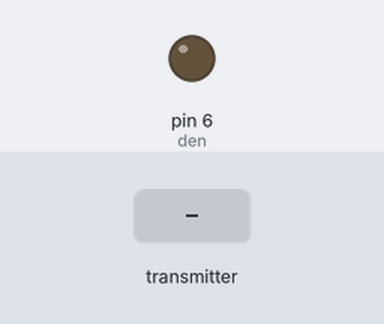
A sketch run on a simulated Arduino Uno, built with avr-gcc and run on an emulated ATmega328P. Parts: output pins drawn as LEDs (lit = HIGH). The inputs (shaded band) are chosen by the test bench. No radio packets arrive unless stated; what the sketch prints to the serial monitor is not drawn.

Above: at 1.2 s.
1.3 s: the transmitter starts sending gtnhan = 1
At 2.0 s:
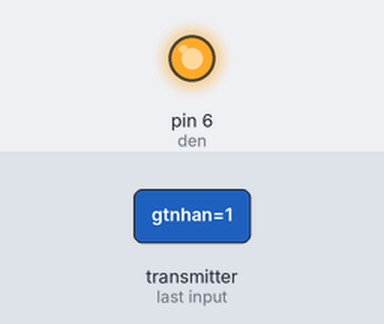
2.8 s: the transmitter starts sending gtnhan = 0
At 3.2 s:
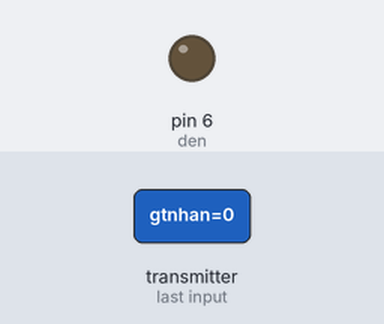
Timing chart, 0 to 5.8 s (numbered marks = the images above; inputs shaded):
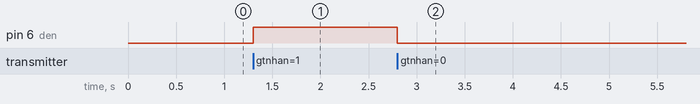

Measured:
- after the input at 1.3 s, pin 6 (den): LOW → HIGH at once
- after the input at 2.8 s, pin 6 (den): HIGH → LOW at once

The sketch:

testLED_RX.ino
```cpp
#include <SPI.h>
#include <nRF24L01.h>
#include <RF24.h>

RF24 radio(7, 8); // CE, CSN
const byte diachi[6] = "12345";

int den = 6;
boolean gtnhan = 0;

void setup()
{
  Serial.begin(9600);

  if (!radio.begin())
  {
    Serial.println("Module không khởi động được...!!");
    while (1) {}
  }
  radio.openReadingPipe(0, diachi);
  //Lệnh openReadingPipe có số đường truyền từ 0-5
  //Nhưng đường 0 đã được dùng cho ghi (mặc định)
  //Vì vậy chỉ dùng 1-5, nếu dùng không sẽ bị chồng lấn
  //Mở 1 kênh có địa chỉ 12345 trên đường truyền 1
  //kênh này chỉ đọc data trên địa chỉ 12345
  radio.setPALevel(RF24_PA_MIN);
  radio.setChannel(80);
  radio.setDataRate(RF24_250KBPS);
  radio.startListening();
  if (!radio.available())
  {
    Serial.println("Chưa kết nối được với TX...!!");
    Serial.println("CHỜ KẾT NỐI.......");
  }

  pinMode(den, OUTPUT);
}

void loop()
{
  if (radio.available())
  {
    radio.read(&gtnhan, sizeof(gtnhan));
    Serial.println(gtnhan);

    if(gtnhan == 1)
    {
      digitalWrite(den, HIGH);
    }
    else
    {
      digitalWrite(den, LOW);
    }
  }
}
```
